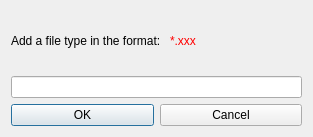
<?xml version="1.0" encoding="UTF-8"?>
<ui version="4.0">
 <class>add_file_type</class>
 <widget class="QDialog" name="add_file_type">
  <property name="geometry">
   <rect>
    <x>0</x>
    <y>0</y>
    <width>313</width>
    <height>137</height>
   </rect>
  </property>
  <property name="windowTitle">
   <string>Add File Type</string>
  </property>
  <layout class="QVBoxLayout" name="verticalLayout">
   <item>
    <layout class="QHBoxLayout" name="horizontalLayout">
     <item>
      <widget class="QLabel" name="add_file_text">
       <property name="styleSheet">
        <string notr="true">color:black</string>
       </property>
       <property name="text">
        <string>Add a file type in the format: </string>
       </property>
      </widget>
     </item>
     <item>
      <widget class="QLabel" name="lb_format">
       <property name="styleSheet">
        <string notr="true">color:red;</string>
       </property>
       <property name="text">
        <string>*.xxx</string>
       </property>
      </widget>
     </item>
    </layout>
   </item>
   <item>
    <widget class="QLineEdit" name="le_user_input"/>
   </item>
   <item>
    <layout class="QHBoxLayout" name="horizontalLayout_2">
     <item>
      <widget class="QPushButton" name="pb_ok">
       <property name="text">
        <string>OK</string>
       </property>
      </widget>
     </item>
     <item>
      <widget class="QPushButton" name="pb_cancel">
       <property name="text">
        <string>Cancel</string>
       </property>
      </widget>
     </item>
    </layout>
   </item>
  </layout>
 </widget>
 <resources/>
 <connections/>
</ui>
